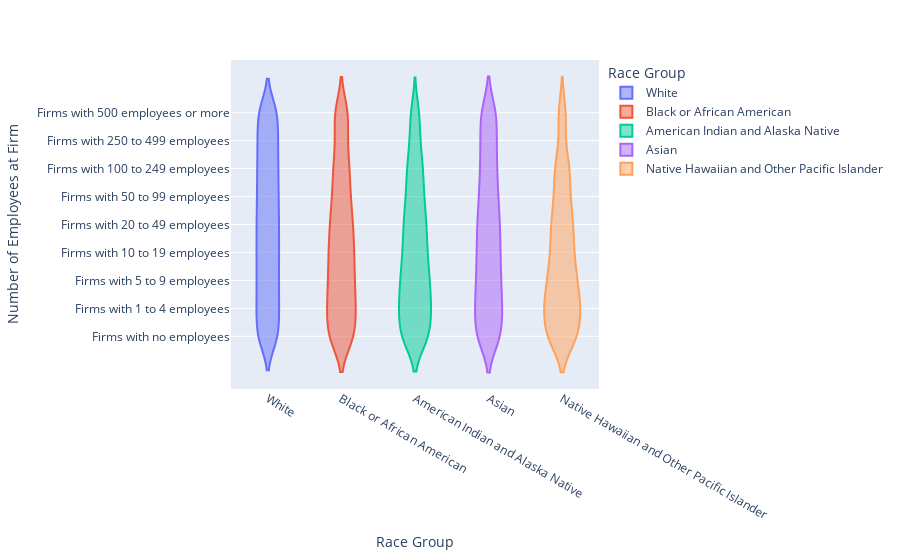

This figure's notebook cell:
### Markdown cell above
### Race and ethnicity breakdowns grouped by number of employees

### Code cell
label_change = {'RACE_GROUP_LABEL': 'Race Group', 'EMPSZFI_LABEL': 'Number of Employees at Firm'}
order = {'EMPSZFI_LABEL': ['Firms with 500 employees or more','Firms with 250 to 499 employees','Firms with 100 to 249 employees','Firms with 50 to 99 employees','Firms with 20 to 49 employees','Firms with 10 to 19 employees','Firms with 5 to 9 employees','Firms with 1 to 4 employees','Firms with no employees']}
fig = px.violin(company_df_grouped_race, y="EMPSZFI_LABEL", x="RACE_GROUP_LABEL", color="RACE_GROUP_LABEL", labels=label_change, category_orders=order)

fig.show()

### Figure 1 — Plotly figure (JSON) as saved in the notebook; plotly's stock layout.template omitted (floating-point values rounded to 4 significant figures; data arrays with more than 128 entries replaced by an {"elided": "..."} marker saying what was removed)
{"data": [{"alignmentgroup": "True", "box": {"visible": false}, "hovertemplate": "Race Group=%{x}<br>Number of Employees at Firm=%{y}<extra></extra>", "legendgroup": "White", "marker": {"color": "#636efa"}, "name": "White", "offsetgroup": "White", "orientation": "v", "scalegroup": "True", "showlegend": true, "type": "violin", "x": {"elided": "1819 str values"}, "x0": " ", "xaxis": "x", "y": {"elided": "1819 str values"}, "y0": " ", "yaxis": "y"}, {"alignmentgroup": "True", "box": {"visible": false}, "hovertemplate": "Race Group=%{x}<br>Number of Employees at Firm=%{y}<extra></extra>", "legendgroup": "Black or African American", "marker": {"color": "#EF553B"}, "name": "Black or African American", "offsetgroup": "Black or African American", "orientation": "v", "scalegroup": "True", "showlegend": true, "type": "violin", "x": {"elided": "1171 str values"}, "x0": " ", "xaxis": "x", "y": {"elided": "1171 str values"}, "y0": " ", "yaxis": "y"}, {"alignmentgroup": "True", "box": {"visible": false}, "hovertemplate": "Race Group=%{x}<br>Number of Employees at Firm=%{y}<extra></extra>", "legendgroup": "American Indian and Alaska Native", "marker": {"color": "#00cc96"}, "name": "American Indian and Alaska Native", "offsetgroup": "American Indian and Alaska Native", "orientation": "v", "scalegroup": "True", "showlegend": true, "type": "violin", "x": {"elided": "969 str values"}, "x0": " ", "xaxis": "x", "y": {"elided": "969 str values"}, "y0": " ", "yaxis": "y"}, {"alignmentgroup": "True", "box": {"visible": false}, "hovertemplate": "Race Group=%{x}<br>Number of Employees at Firm=%{y}<extra></extra>", "legendgroup": "Asian", "marker": {"color": "#ab63fa"}, "name": "Asian", "offsetgroup": "Asian", "orientation": "v", "scalegroup": "True", "showlegend": true, "type": "violin", "x": {"elided": "1246 str values"}, "x0": " ", "xaxis": "x", "y": {"elided": "1246 str values"}, "y0": " ", "yaxis": "y"}, {"alignmentgroup": "True", "box": {"visible": false}, "hovertemplate": "Race Group=%{x}<br>Number of Employees at Firm=%{y}<extra></extra>", "legendgroup": "Native Hawaiian and Other Pacific Islander", "marker": {"color": "#FFA15A"}, "name": "Native Hawaiian and Other Pacific Islander", "offsetgroup": "Native Hawaiian and Other Pacific Islander", "orientation": "v", "scalegroup": "True", "showlegend": true, "type": "violin", "x": {"elided": "656 str values"}, "x0": " ", "xaxis": "x", "y": {"elided": "656 str values"}, "y0": " ", "yaxis": "y"}], "layout": {"legend": {"title": {"text": "Race Group"}, "tracegroupgap": 0}, "margin": {"t": 60}, "violinmode": "overlay", "xaxis": {"anchor": "y", "categoryarray": ["White", "Black or African American", "American Indian and Alaska Native", "Asian", "Native Hawaiian and Other Pacific Islander"], "categoryorder": "array", "domain": [0, 1], "title": {"text": "Race Group"}}, "yaxis": {"anchor": "x", "categoryarray": ["Firms with no employees", "Firms with 1 to 4 employees", "Firms with 5 to 9 employees", "Firms with 10 to 19 employees", "Firms with 20 to 49 employees", "Firms with 50 to 99 employees", "Firms with 100 to 249 employees", "Firms with 250 to 499 employees", "Firms with 500 employees or more"], "categoryorder": "array", "domain": [0, 1], "title": {"text": "Number of Employees at Firm"}}}}
